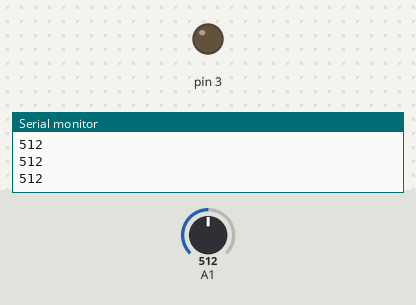
Recording of a sketch running on a simulated Arduino Uno, built with avr-gcc and run on an emulated ATmega328P. Parts: output pins drawn as LEDs (lit = HIGH), the last lines printed to the serial monitor. The inputs (shaded band) are chosen by the test bench; at power-on: A1 = 512.

Above: at 1.2 s.
1.3 s: A1 set to 22
2.8 s: A1 set to 19
At 3.6 s:
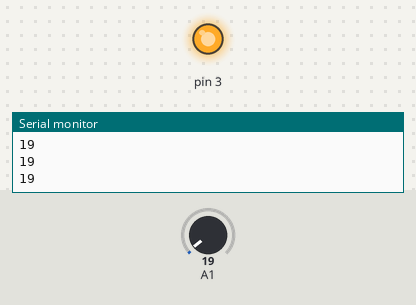
4.3 s: A1 set to 122
At 5.0 s:
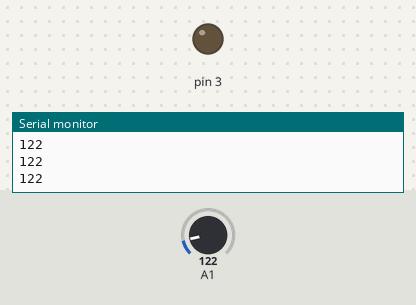
5.8 s: A1 set to 10
At 6.4 s:
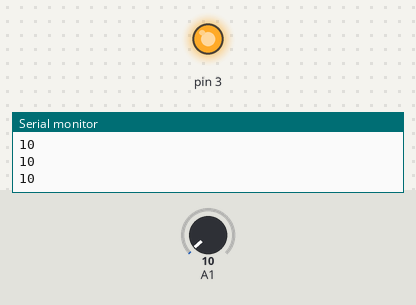
Timing chart, 0 to 8.3 s (numbered marks = the images above; inputs shaded):
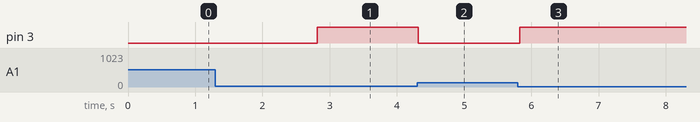

Measured:
- the behaviour switches between 21 and 20 on A1 (found by bisection; images 0 and 1)
- after the input at 2.8 s, pin 3: LOW → HIGH at once
- after the input at 4.3 s, pin 3: HIGH → LOW at once
- after the input at 5.8 s, pin 3: LOW → HIGH at once

The sketch:

push_buttons.ino
```cpp
void setup() {
  Serial.begin(9600);
  pinMode(A1,INPUT_PULLUP);
 pinMode(3,OUTPUT);
}

void loop() {
 int x = analogRead(A1);
Serial.println(x);
if (x<=20){
Serial.println(x);
  digitalWrite(3,HIGH);
}
else {
Serial.println(x);
  digitalWrite(3,LOW);
}
delay(100);
}
```
